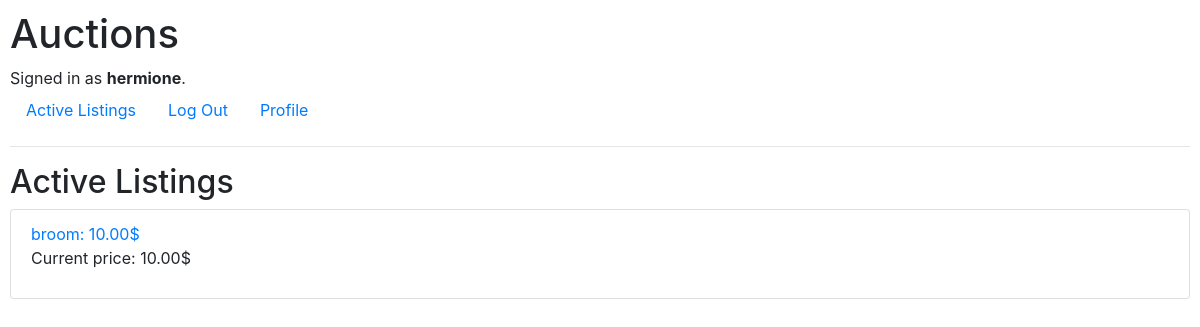
The page / (signed in) on the database its author committed.
### auctions/models.py (models this page shows)
class User(AbstractUser):
    def __str__(self):
        return f"{self.first_name.capitalize()} {self.last_name.capitalize()}"

class Auction(models.Model):
    user = models.ForeignKey(
        User, on_delete=models.CASCADE, related_name="user_auctions"
    )
    item = models.ForeignKey(
        Item, on_delete=models.CASCADE, related_name="item_auctions"
    )
    price = models.DecimalField(max_digits=20, decimal_places=2)
    is_closed = models.BooleanField(default=False)
    def __str__(self):
        return f"{self.item}: {self.price}$"

class Item(models.Model):
    name = models.CharField(max_length=30, unique=True)
    description = models.CharField(max_length=120)
    def __str__(self):
        return f"{self.name}"

### auctions/views.py (the view)
# urls.py: path("", views.index, name="index"),
def index(request):
    return render(request, "auctions/index.html", {"auctions": Auction.objects.all()})

### auctions/templates/auctions/index.html
{% extends 'auctions/layout.html' %}
{% block body %}
  <h2>Active Listings</h2>
  <ol class="list-group">
    {% for auction in auctions %}
      <li class="list-group-item">
        <div>
          <a href="{% url 'auction_item' auction.id %}">{{ auction }}</a>
          <br />
          <p>Current price: {{ auction.price }}$</p>
        </div>
      </li>
    {% endfor %}
  </ol>
{% endblock %}

### auctions/templates/auctions/layout.html (shortened to what this page needs)
{% load static %}
<!DOCTYPE html>
<html lang="en">
  <head>
    <link rel="stylesheet" href="https://stackpath.bootstrapcdn.com/bootstrap/4.4.1/css/bootstrap.min.css" />
    <link rel="stylesheet" href="https://cdnjs.cloudflare.com/ajax/libs/font-awesome/6.6.0/css/all.min.css" />
    <link href="{% static 'auctions/styles.css' %}" rel="stylesheet" />
  </head>
  <body>
    <h1>Auctions</h1>
    <div>
      {% if user.is_authenticated %}
        Signed in as <strong>{{ user.username }}</strong>.
      {% else %}
        Not signed in.
      {% endif %}
    </div>
    <ul class="nav">
      <li class="nav-item">
        <a class="nav-link" href="{% url 'index' %}">Active Listings</a>
      </li>
      {% if user.is_authenticated %}
        <li class="nav-item">
          <a class="nav-link" href="{% url 'logout' %}">Log Out</a>
        </li>
        <li class="nav-item">
          <a class="nav-link" href="{% url 'user_page' %}">Profile</a>
        </li>
      {% endif %}
    </ul>
    <hr />
    {% block body %}
    {% endblock %}
  </body>
</html>

### auctions/static/auctions/styles.css (style rules this page uses)
body { padding: 10px; }

### rows shown on the page
User: username "hermione"
Auction: item+price "broom: 10.00$", price "10.00"
